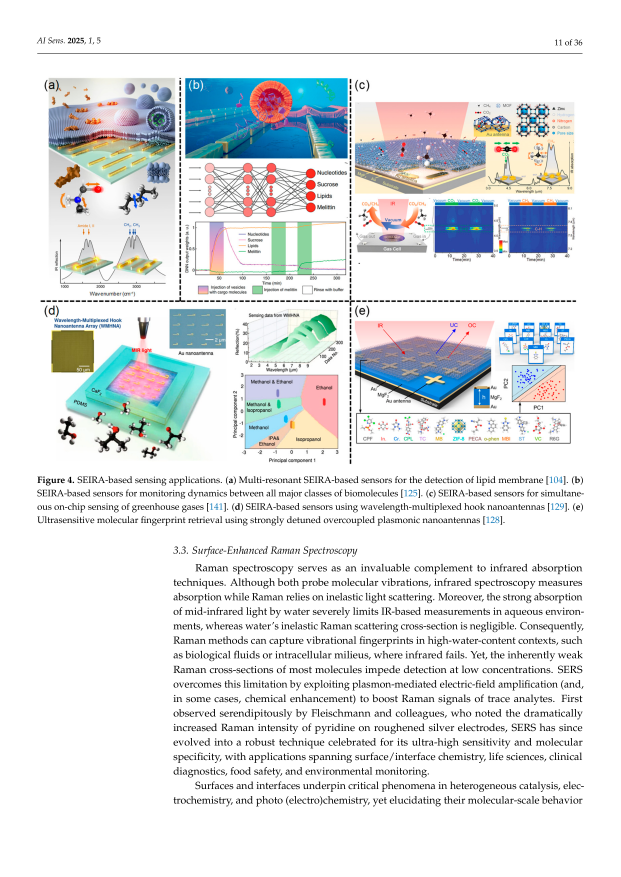
#> input picture _build/pages/p11.png, 2481 x 3508 px (shown at 1/4 size); its folder holds only this picture in this run
$ python grid_preview.py
#> lines starting #> are read from the running program, lines starting #| are printed output that depends on the picture
# -*- coding: utf-8 -*-
"""Make downscaled grid-overlay previews labeled in ORIGINAL pixel coords."""
from PIL import Image, ImageDraw, ImageFont
import glob, os, sys

SCALE = 1/3.0
STEP = 200  # grid spacing in original px

try:
    font = ImageFont.load_default(16)
except Exception:
    font = ImageFont.load_default()

pages = sys.argv[1:] or sorted(glob.glob('pages/p*.png'))
os.makedirs('grid', exist_ok=True)
for f in pages:
    im = Image.open(f).convert('RGB')
#> im is the input picture: PIL image 2481x3508 RGB; mean R, G, B 225.9, 229, 230.2
    W, H = im.size
#> W = 2481; H = 3508
    pw, ph = int(W*SCALE), int(H*SCALE)
#> pw = 827; ph = 1169
    sm = im.resize((pw, ph))
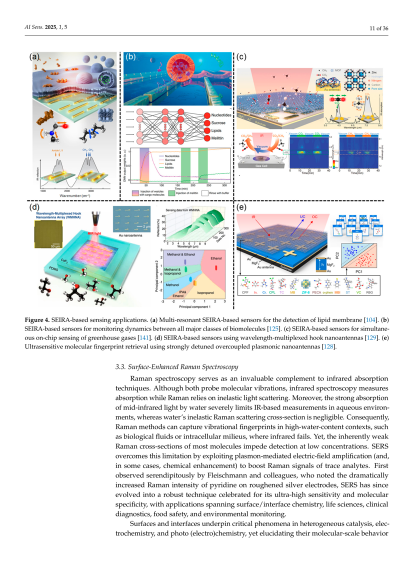
#> sm: PIL image 827x1169 RGB (shown at 1/2 size); mean R, G, B 225.6, 228.7, 229.9
    d = ImageDraw.Draw(sm)
    for x in range(0, W, STEP):
        X = int(x*SCALE)
        d.line([(X, 0), (X, ph)], fill=(255, 0, 0), width=1)
        d.text((X+1, 1), str(x), fill=(200, 0, 0), font=font)
    for y in range(0, H, STEP):
        Y = int(y*SCALE)
        d.line([(0, Y), (pw, Y)], fill=(0, 0, 255), width=1)
        d.text((1, Y+1), str(y), fill=(0, 0, 200), font=font)
    out = os.path.join('grid', 'grid_'+os.path.basename(f))
    sm.save(out)
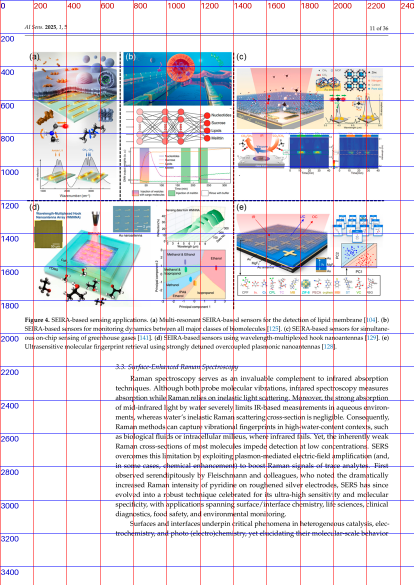
#> saved as grid_p11.png: PIL image 827x1169 RGB (shown at 1/2 size); mean R, G, B 222, 220.7, 226.3
    print(out, '(orig %dx%d)' % (W, H))
#| grid/grid_p11.png (orig 2481x3508)

$ run again, on _build/pages/p20.png
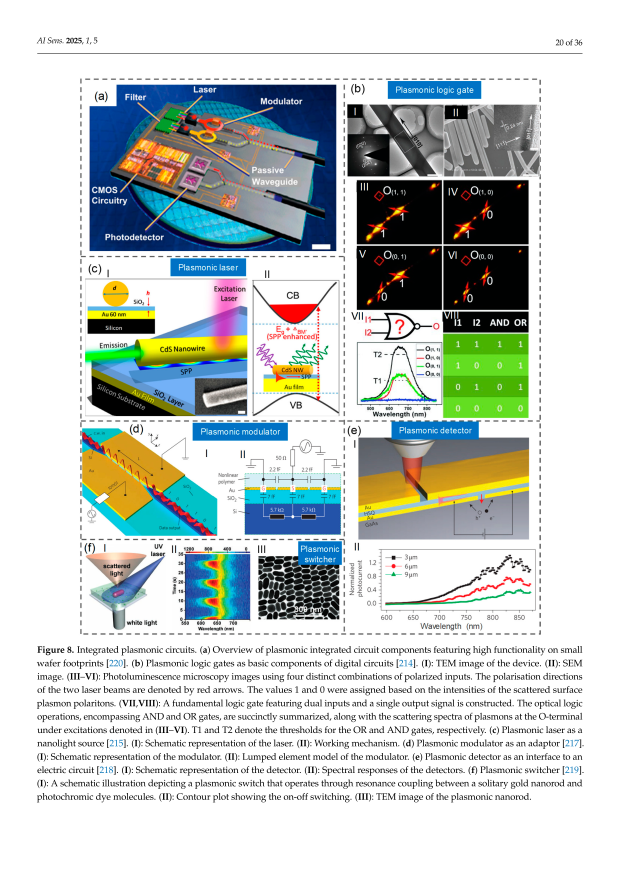
#> input picture _build/pages/p20.png, 2481 x 3508 px (shown at 1/4 size)
#> im is the input picture: PIL image 2481x3508 RGB; mean R, G, B 198.1, 204.8, 202
#> `sm = im.resize((pw, ph))`:
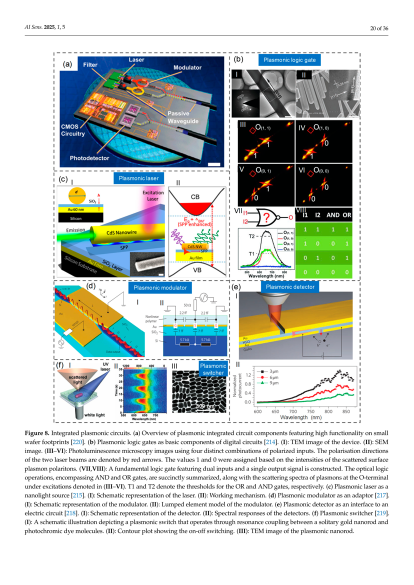
#> sm: PIL image 827x1169 RGB (shown at 1/2 size); mean R, G, B 197.8, 204.6, 201.8
#> `sm.save(out)`:
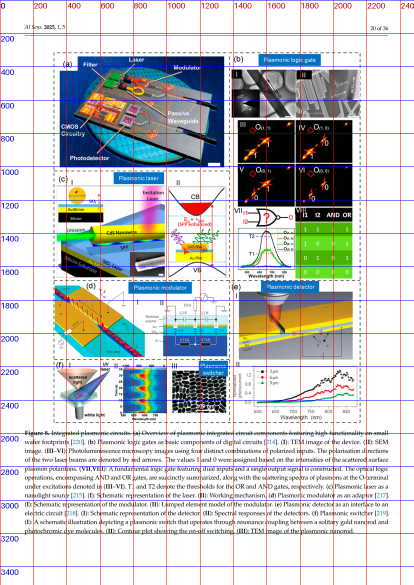
#> saved as grid_p20.png: PIL image 827x1169 RGB (shown at 1/2 size); mean R, G, B 195, 197.3, 198.9
#| grid/grid_p20.png (orig 2481x3508)

$ run again, on _build/pages/p23.png
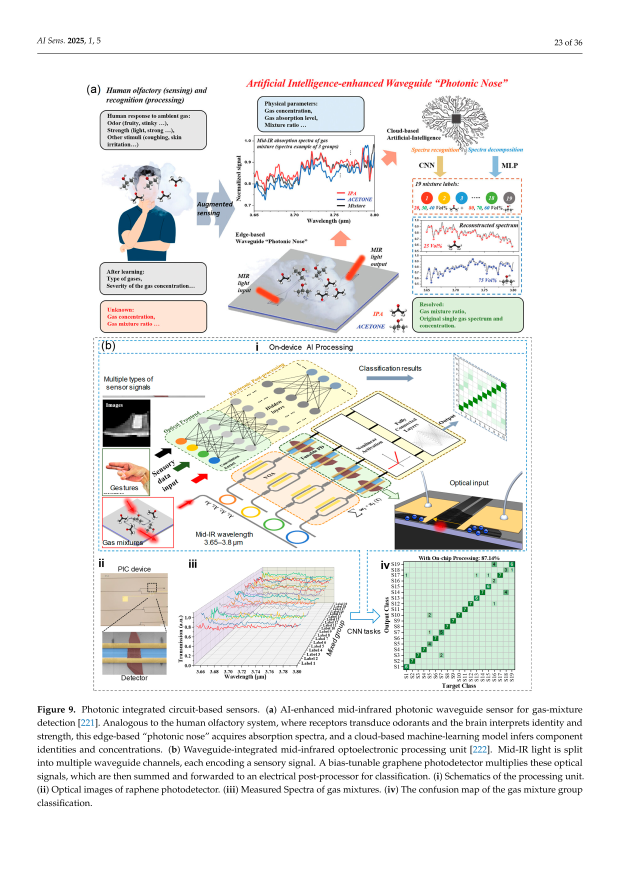
#> input picture _build/pages/p23.png, 2481 x 3508 px (shown at 1/4 size)
#> im is the input picture: PIL image 2481x3508 RGB; mean R, G, B 237, 236.9, 235
#> `sm = im.resize((pw, ph))`:
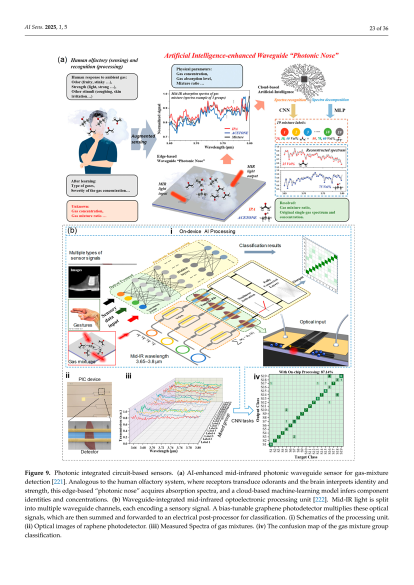
#> sm: PIL image 827x1169 RGB (shown at 1/2 size); mean R, G, B 236.7, 236.7, 234.8
#> `sm.save(out)`:
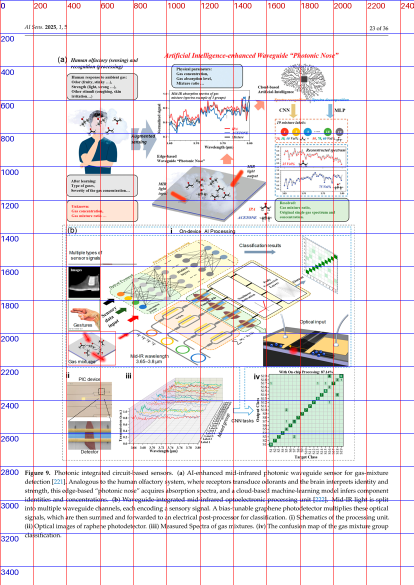
#> saved as grid_p23.png: PIL image 827x1169 RGB (shown at 1/2 size); mean R, G, B 232.7, 228.4, 230.9
#| grid/grid_p23.png (orig 2481x3508)

$ run again, on _build/pages/p24.png
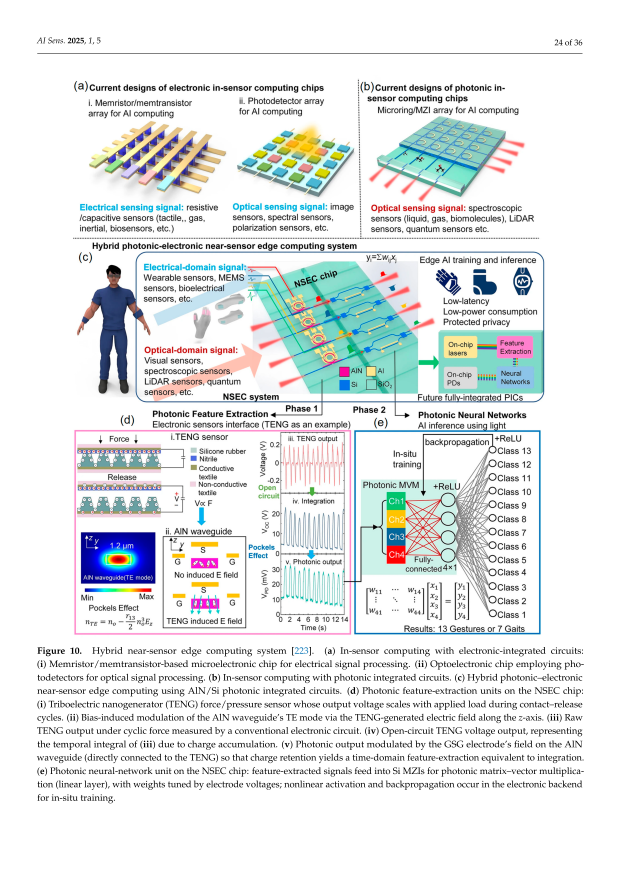
#> input picture _build/pages/p24.png, 2481 x 3508 px (shown at 1/4 size)
#> im is the input picture: PIL image 2481x3508 RGB; mean R, G, B 228.6, 232.3, 232.7
#> `sm = im.resize((pw, ph))`:
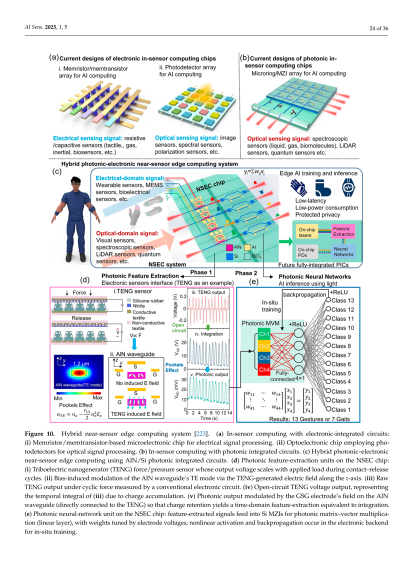
#> sm: PIL image 827x1169 RGB (shown at 1/2 size); mean R, G, B 228.3, 232, 232.4
#> `sm.save(out)`:
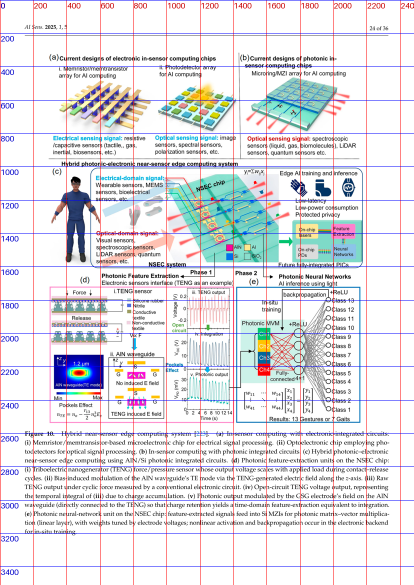
#> saved as grid_p24.png: PIL image 827x1169 RGB (shown at 1/2 size); mean R, G, B 224.5, 223.9, 228.7
#| grid/grid_p24.png (orig 2481x3508)

$ run again, on _build/pages/p13.png
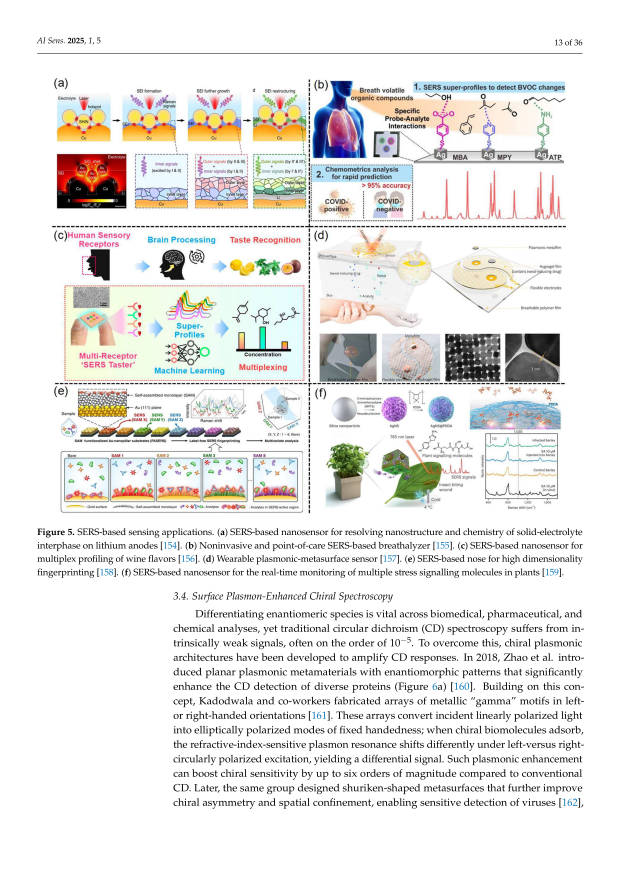
#> input picture _build/pages/p13.png, 2481 x 3508 px (shown at 1/4 size)
#> im is the input picture: PIL image 2481x3508 RGB; mean R, G, B 233.4, 232.2, 230
#> `sm = im.resize((pw, ph))`:
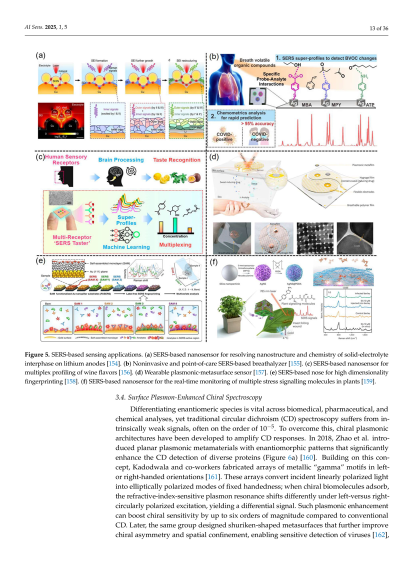
#> sm: PIL image 827x1169 RGB (shown at 1/2 size); mean R, G, B 233.1, 231.9, 229.8
#> `sm.save(out)`:
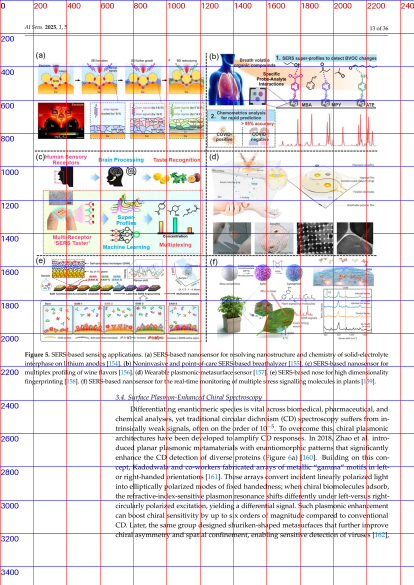
#> saved as grid_p13.png: PIL image 827x1169 RGB (shown at 1/2 size); mean R, G, B 229.1, 223.7, 226
#| grid/grid_p13.png (orig 2481x3508)
